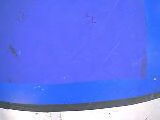
#> input picture generate_classify_19_dataset/bg.jpg, 160 x 120 px; its folder holds only this picture in this run
$ python -i Augmentation.py   (imports and definitions only)
#> lines starting #> are read from the running program, lines starting #| are printed output that depends on the picture
#> further down, picture is the input picture: shape (120, 160, 3); mean B, G, R 238.1, 120.5, 100.7
import random

import cv2
import numpy as np
import tensorflow as tf
import imutils
import os
from tqdm import tqdm


# [4 lines left out: function gamma_table, not called in this run]


class MyImgAugmentation:
    def __init__(self,
                 useRotation=False, rotationRange=15,  # [-x, x]度内任意旋转
                 useSVNoise=False,SRange=(-2,2),VRange=(10,50),
                 usePerspectTrans=False,perspectScale=0.05,
                 useGaussianNoise=False,gaussianMean=0,gaussianSigma=0.8,
                 useExposure=False, exposureRatio=2.10,  # 1.95
                 useSharpness=False, sharpness=5
                 ):
        self.useRotation = useRotation
        self.useSVNoise = useSVNoise
        self.usePerspectTrans = usePerspectTrans
        self.useGaussianNoise = useGaussianNoise
        self.useExposure = useExposure
        self.useSharpness = useSharpness

        self.rotationRange = rotationRange
        self.SRange = SRange
        self.VRange = VRange
        self.perspectScale = perspectScale
        self.gaussianMean = gaussianMean
        self.gaussianSigma = gaussianSigma
        self.exposureRatio=exposureRatio
        self.sharpness = sharpness

    def applyAugmentation(self, img):
        img1 = np.copy(img)
        if self.useSharpness is True:
            img1 = self.adjust_sharpness(img1)
        if self.useExposure is True:
            img1 = self.adjust_exposure(img1)
        if self.useSVNoise is True:
            img1 = self.randomSV(img1)
        if self.useGaussianNoise is True:
            img1 = self.randomGaussianNoise(img1)
        if self.usePerspectTrans is True:
            img1 = self.randomPerspectiveTransform(img1)
        if self.useRotation is True:
            img1 = self.randomRotation(img1)
        img1 = self.gamma_transform(img1,np.random.uniform(0.3,3,[1]))
        return img1

    # [54 lines left out: functions randomRotation, randomSV, randomPerspectiveTransform, randomGaussianNoise, not called in this run]

    def adjust_exposure(self, img):
        adjusted_image = cv2.convertScaleAbs(img, alpha=self.exposureRatio, beta=0)
        return adjusted_image

    def adjust_sharpness(self, img):
        blurred_image = cv2.GaussianBlur(img, (self.sharpness, self.sharpness), 0)
        return blurred_image

    def gamma_transform(self, img, gamma):
        is_gray = img.ndim == 2 or img.shape[1] == 1
#> is_gray = False
        if is_gray:
            img = cv2.cvtColor(img, cv2.COLOR_GRAY2BGR)
        hsv = cv2.cvtColor(img, cv2.COLOR_BGR2HSV)
#> hsv: shape (120, 160, 3); mean H, S, V 113.5, 143.9, 238.2
        illum = hsv[..., 2] / 255.
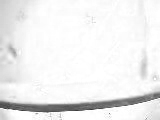
#> illum: shape (120, 160) float64; min 0.22, max 1, mean 0.934
        illum = np.power(illum, gamma)
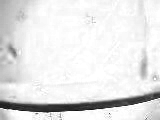
#> illum: shape (120, 160) float64; min 0.0671, max 1, mean 0.899
        v = illum * 255.
        v[v > 255] = 255
        v[v < 0] = 0
        hsv[..., 2] = v.astype(np.uint8)
#> hsv: shape (120, 160, 3); mean H, S, V 113.5, 143.9, 228.9
        img = cv2.cvtColor(hsv, cv2.COLOR_HSV2BGR)
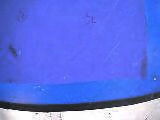
#> img: shape (120, 160, 3); mean B, G, R 228.8, 114, 94.9
        if is_gray:
            img = cv2.cvtColor(img, cv2.COLOR_BGR2GRAY)
        return img


# [37 lines left out: functions applyAug2DataPath, calculate_exposure, adjust_exposure, not called in this run]


# [3 lines not run here, left out]
    # [27 lines of commented-out code are left out]

>>> import cv2
>>> picture = cv2.imread('../bg.jpg')
>>> result = MyImgAugmentation().applyAugmentation(picture)
